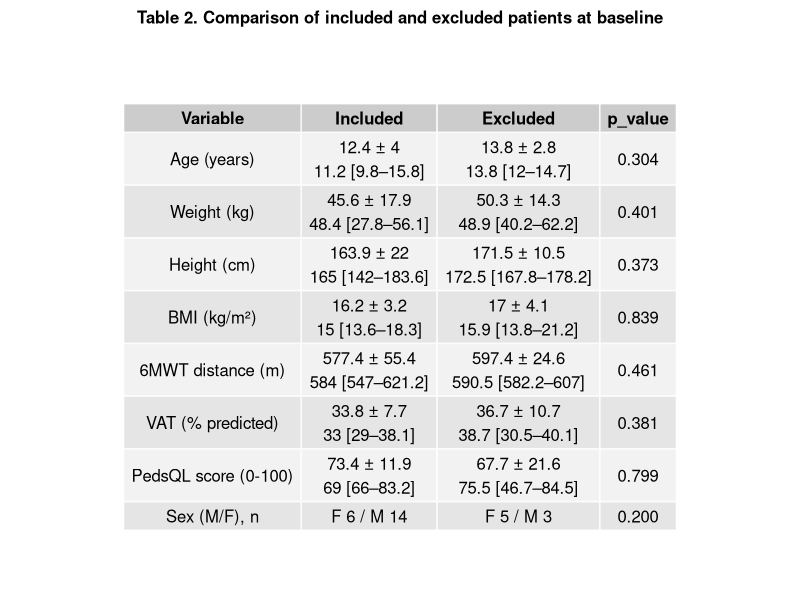

R code for this plot:
## ---- chunk 1
knitr::opts_chunk$set(echo = TRUE, warning = FALSE, message = FALSE)
## ---- chunk 2
# Load package
library(readxl)

# Import datasets
included_data <- read_excel("data/data_clean.xlsx")
excluded_data <- read_excel("data/data_excluded.xlsx")

# Check structure
str(included_data)
str(excluded_data)
## ---- chunk 3

# Load packages
library(gridExtra)
library(grid)

# Functions

# Mean ± SD
mean_sd <- function(x) {
  paste0(
    round(mean(x, na.rm = TRUE), 1), " ± ",
    round(sd(x, na.rm = TRUE), 1)
  )
}

# Median [IQR]
median_iqr <- function(x) {
  paste0(
    round(median(x, na.rm = TRUE), 1), " [",
    round(quantile(x, 0.25, na.rm = TRUE), 1), "–",
    round(quantile(x, 0.75, na.rm = TRUE), 1), "]"
  )
}

# Variables

vars <- c("age", "weight_kg", "height_cm", "bmi_kg_cm2",
          "6minwt_distance_traveled_m_before","vat_before",
          "pedsql_totalself_before")

# p-values

p_values <- sapply(vars, function(var) {
  
  x <- included_data[[var]]
  y <- excluded_data[[var]]
  
  # Remove NA
  x <- x[!is.na(x)]
  y <- y[!is.na(y)]
  
  # Quantitative → Mann-Whitney
  test <- wilcox.test(x, y)
  
  return(round(test$p.value, 3))
})

# Build clean table

table_final <- data.frame(
  Variable = vars,
  Included = paste0(
    sapply(included_data[vars], mean_sd), "\n",
    sapply(included_data[vars], median_iqr)
  ),
  Excluded = paste0(
    sapply(excluded_data[vars], mean_sd), "\n",
    sapply(excluded_data[vars], median_iqr)
  ),
  p_value = p_values
)

# Remove row names
rownames(table_final) <- NULL

# Rename variables 
table_final$Variable <- c(
  "Age (years)",
  "Weight (kg)",
  "Height (cm)",
  "BMI (kg/m²)",
  "6MWT distance (m)",
  "VAT (% predicted)",
  "PedsQL score (0-100)"
)

# Fisher test for sex 

fisher_test <- fisher.test(
  table(
    sexe = c(included_data$sexe, excluded_data$sexe),
    group = c(
      rep("Included", nrow(included_data)),
      rep("Excluded", nrow(excluded_data))
    )
  )
)

p_sexe <- round(fisher_test$p.value, 3)

# Counts
sexe_included <- table(included_data$sexe)
sexe_excluded <- table(excluded_data$sexe)

# Format (ex: M 12 / F 8)
sexe_included_txt <- paste(names(sexe_included), sexe_included, collapse = " / ")
sexe_excluded_txt <- paste(names(sexe_excluded), sexe_excluded, collapse = " / ")

# Add row to table
table_final <- rbind(
  table_final,
  data.frame(
    Variable = "Sex (M/F), n",
    Included = sexe_included_txt,
    Excluded = sexe_excluded_txt,
    p_value = p_sexe,
    stringsAsFactors = FALSE
  )
)

# Display table in RMarkdown
table_final

# Export to PDF

pdf("figures/Table_2_Comparison_Included_Excluded at baseline.pdf", width = 8, height = 7)

grid.arrange(
  textGrob(
    "Table 2. Comparison of included and excluded patients at baseline",
    gp = gpar(fontsize = 12, fontface = "bold")
  ),
  tableGrob(table_final, rows = NULL),
  ncol = 1,
  heights = c(0.3, 5) 
)
dev.off()
## ---- chunk 4

# Paired Wilcoxon test
wilcox_test <- wilcox.test(
  included_data$`6minwt_distance_traveled_m_before`,
  included_data$`6minwt_distance_traveled_m_after`,
  paired = TRUE
)

wilcox_test
